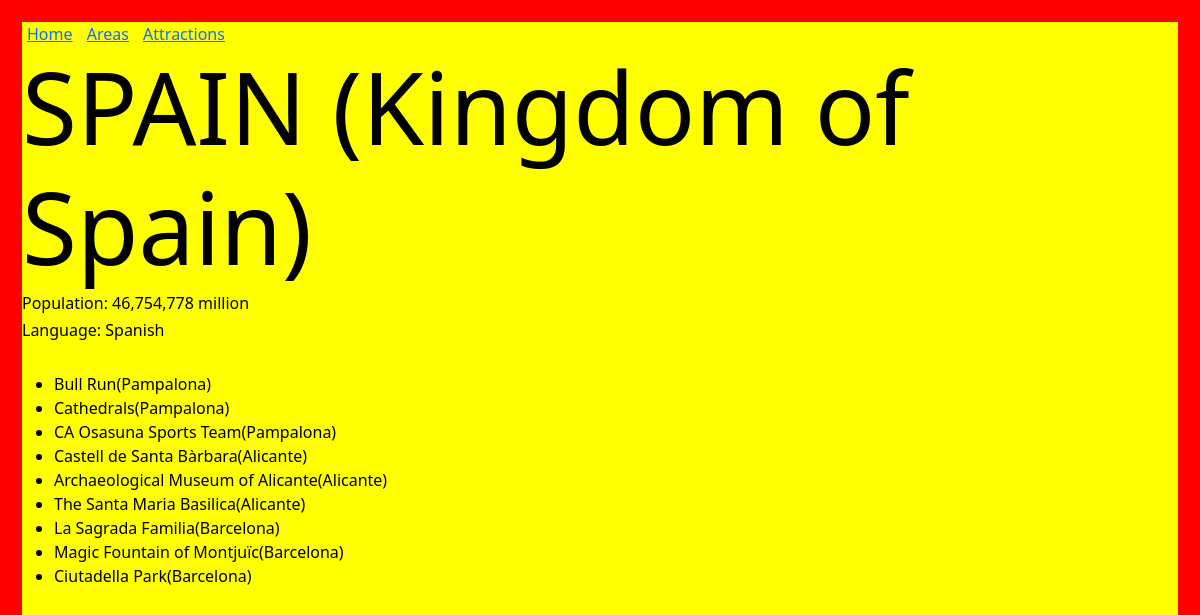
The app's page /attractions with its own data.
### app1/models.py (models this page shows, shortened)
class Attraction(models.Model):
    id = models.AutoField(primary_key=True)
    name = models.CharField(max_length=100)
    description = models.TextField()
    area = models.ForeignKey(Area, on_delete=models.CASCADE, related_name='attractions')
    url = models.CharField(max_length=100, blank=True)
    def __str__(self):
        return self.name

### app1/views.py (the view)
# urls.py: path('attractions', views.attractions, name='attractions'),
def attractions(request):
    attr = Attraction.objects.all()
    return render(request, 'attractions.html', {'attractions': attr})

### app1/templates/attractions.html
{% extends 'base.html' %}
{% block content %}
    <ul>
    {% for a in attractions %}
        <li>{{a}}</li>
    {% endfor %}
    </ul>
{% endblock %}

### app1/templates/base.html (style rules this page uses)
body { margin: 0; padding: 0; border: 22.5px solid red; background-color: yellow; color: black; height: 100vh; }

### records on screen
Attraction: name "Bull Run(Pampalona)"
Attraction: name "Cathedrals(Pampalona)"
Attraction: name "CA Osasuna Sports Team(Pampalona)"
Attraction: name "Castell de Santa Bàrbara(Alicante)"
Attraction: name "Archaeological Museum of Alicante(Alicante)"
Attraction: name "The Santa Maria Basilica(Alicante)"
Attraction: name "La Sagrada Familia(Barcelona)"
Attraction: name "Magic Fountain of Montjuïc(Barcelona)"
Attraction: name "Ciutadella Park(Barcelona)"
